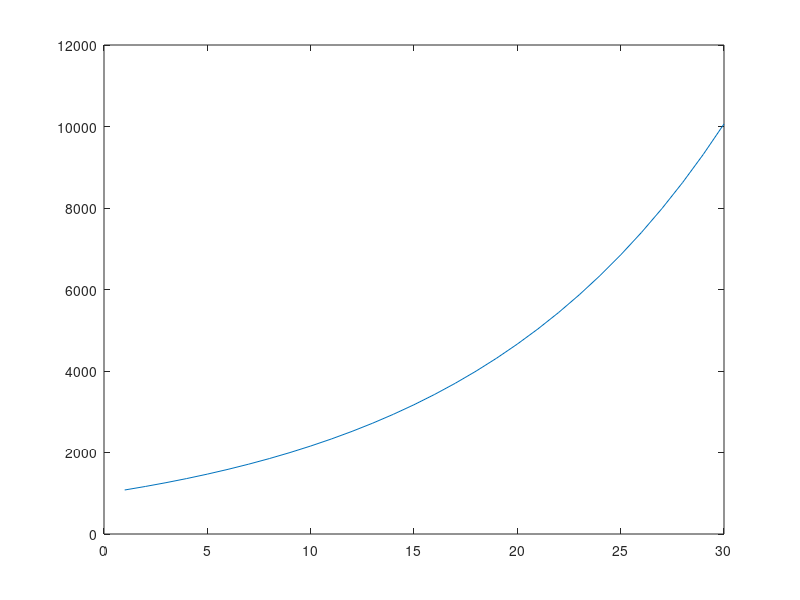

Reproduce this figure in MATLAB.
balance = 1000;
for year = 1:30
    balanceVector(year) = (1.08)*balance; 
    balance = balanceVector(year);
end
balance;
plot(1:30, balanceVector)
